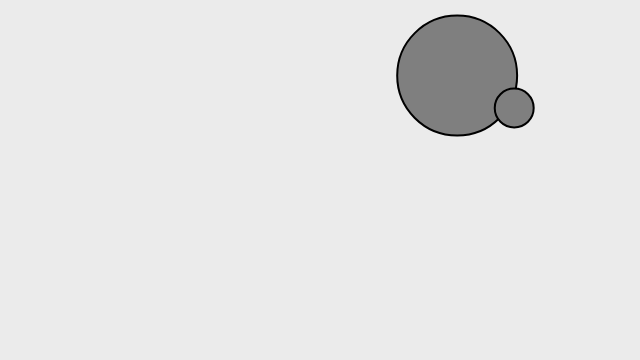
Frame 1 (no input)
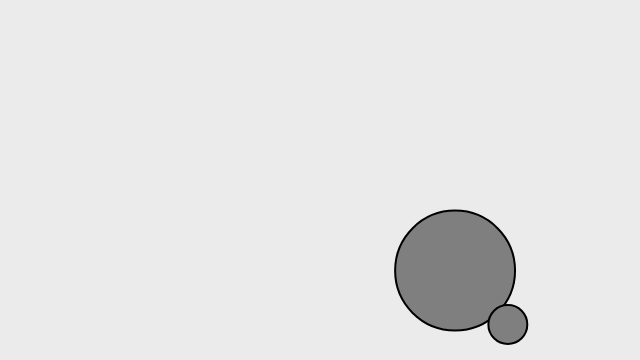
Frame 60 (no input)
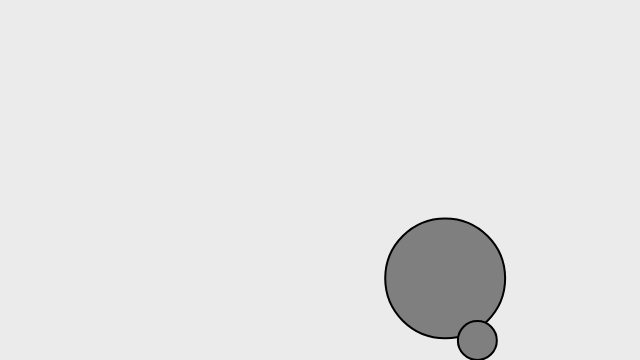
Frame 120 (the mouse pressed at the canvas centre since frame 60)

The p5.js sketch that drew these frames (run headless with seeded random() and noise() and a simulated clock; from frame 60 on, the mouse is pressed at the canvas centre):

// p5.js sketch
// ── sketch.js
class Mover {
  constructor(x, y, mass, mu) {
    this.mass = mass;
    this.mu = mu;
    this.radius = mass*8;
    this.position = createVector(x, y);
    this.velocity = createVector(0, 0);
    this.acceleration = createVector(0, 0)
  }

  show() {
    stroke(0);
    strokeWeight(2);
    fill(127);
    circle(this.position.x, this.position.y, this.radius*2);
  }

  contactEdge() {
    return (this.position.y > height - this.radius - 1);
  }

  computeFriction(){
    if (this.contactEdge()) {
      let friction = this.velocity.copy();
      friction.mult(-1);
      friction.setMag(this.mu);
      this.applyForce(friction);
    }
  }
  

  checkEdges() {
    let bounce = 0.9;
    if (this.position.x + this.radius > width) {
      this.position.x = width - this.radius;
      this.velocity.x *= -bounce;
    } else if (this.position.x - this.radius < 0) {
      this.position.x = this.radius;
      this.velocity.x *= -bounce;
    }
    if (this.position.y + this.radius > height) {
      this.position.y = height - this.radius;
      this.velocity.y *= -bounce;
    } else if (this.position.y - this.radius < 0) {
      this.position.y = this.radius;
      this.velocity.y *= -bounce;
    }
  }

  applyGravity(g){
    this.acceleration.add(g);
  }

  applyForce(force) {
    let f = p5.Vector.div(force, this.mass);
    this.acceleration.add(f);
  }

  update() {
    this.velocity.add(this.acceleration);
    this.position.add(this.velocity);
    this.acceleration.mult(0)
  }
}
let moverA;
let moverB;

let offset;
let incr;

function setup() {
  createCanvas(640, 360);
  moverA = new Mover(random(0,width),random(0,height),random(0,10),random());
  moverB = new Mover(random(0,width),random(0,height),random(0,10), random());

  offset = createVector(0, 10000);
  incr = createVector(0.1, 0.1);
}

function draw() {
  background(235);
  let gravity = createVector(0, 1);
  moverA.applyGravity(gravity)
  moverB.applyGravity(gravity)

  let xnoise = map(noise(offset.x), 0, 1, -0.1, 0.1)
  let ynoise = map(noise(offset.y), 0, 1, -0.1, 0.1)
  let wind = createVector(xnoise, ynoise)
  moverA.applyForce(wind)
  moverB.applyForce(wind)

  moverA.computeFriction()
  moverB.computeFriction()

  moverA.update();
  moverA.checkEdges();
  moverA.show();

  moverB.update();
  moverB.checkEdges();
  moverB.show();

  offset.add(incr)
}
